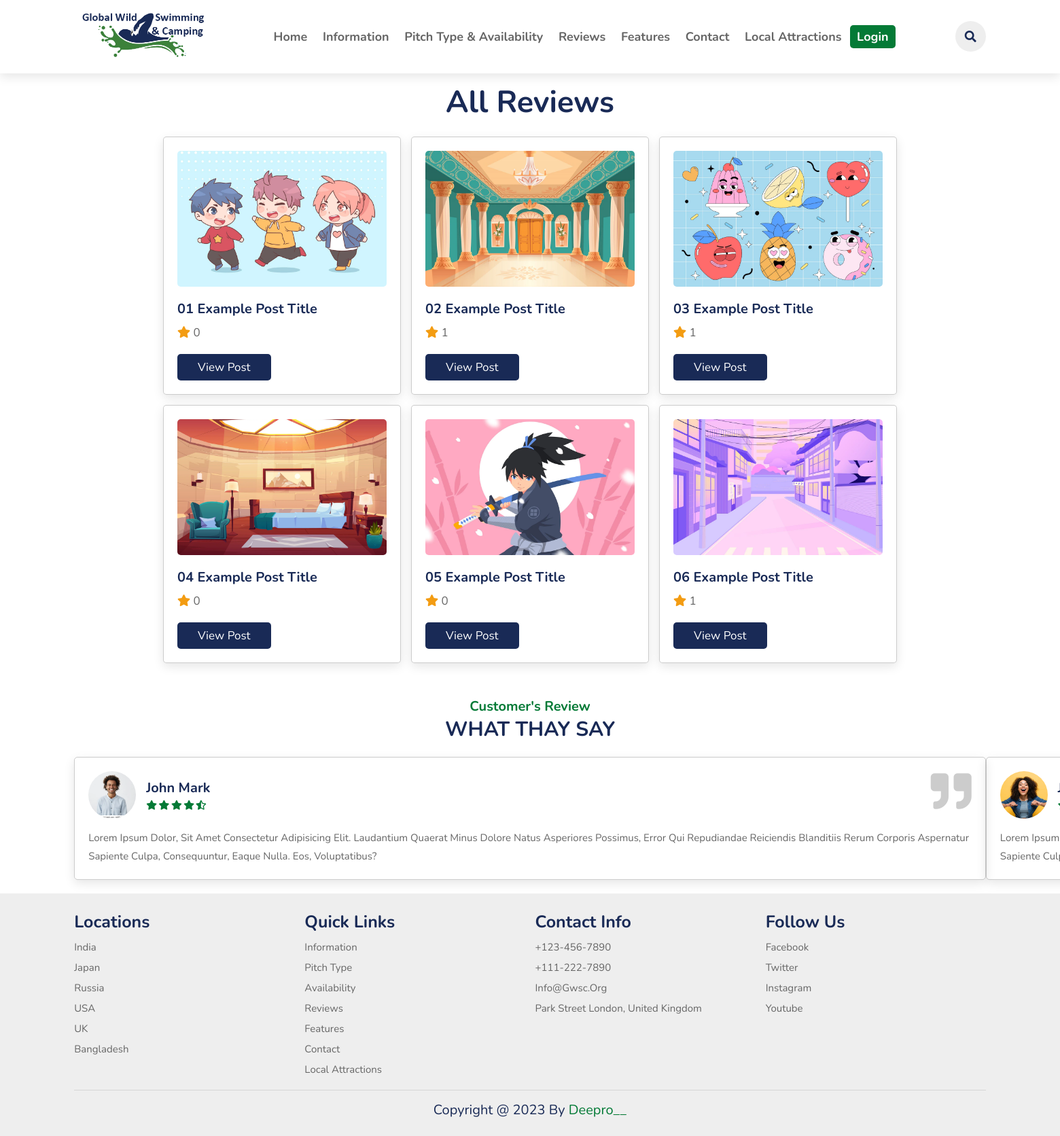
/review.php, run on the app's committed database.
### tables this page shows
CREATE TABLE `posts` (
  `id` varchar(20) NOT NULL,
  `title` varchar(50) NOT NULL,
  `image` varchar(30) NOT NULL
);

### review.php (the view, shortened to what this page needs)
<?php
include 'components/config.php';
?>
<!DOCTYPE html>
<html lang="en">
<head>
    <link rel="stylesheet" href="https://cdn.jsdelivr.net/npm/swiper@8/swiper-bundle.min.css" />
    <link rel="stylesheet" href="https://cdnjs.cloudflare.com/ajax/libs/font-awesome/5.15.3/css/all.min.css" />
    <link rel="stylesheet" href="css/style.css">
</head>
<body>
    <?php include 'components/header.php'; ?>
    <section>
        <div class="all-posts">
            <div class="heading">
                <h1>All Reviews</h1>
            </div>
            <div class="box-container">
                <?php
                $select_posts = $conn->prepare("SELECT * FROM `posts`");
                $select_posts->execute();
                if ($select_posts->rowCount() > 0) {
                    while ($fetch_post = $select_posts->fetch(PDO::FETCH_ASSOC)) {
                        $post_id = $fetch_post['id'];
                        $count_reviews = $conn->prepare("SELECT * FROM `reviews` WHERE post_id = ?");
                        $count_reviews->execute([$post_id]);
                        $total_reviews = $count_reviews->rowCount();
                ?>
                        <div class="box">
                            <img src="user_uploaded_files/<?= $fetch_post['image']; ?>" alt="" class="image">
                            <h3 class="title"><?= $fetch_post['title']; ?></h3>
                            <p class="total-reviews"><i class="fas fa-star"></i> <span><?= $total_reviews; ?></span></p>
                            <a href="view_review_post.php?get_id=<?= $post_id; ?>" class="btn">view post</a>
                        </div>
                <?php
                    }
                } else {
                    echo '<p class="empty">no posts added yet!</p>';
                }
                ?>
            </div>
    </section>
    <section class="review" id="review">
        <h3 class="sub-heading">Customer's Review</h3>
        <h1 class="heading">What thay say</h1>
        <div class="swiper-container review-slider">
            <div class="swiper-wrapper">
                <div class="swiper-slide slide">
                    <i class="fas fa-quote-right"></i>
                    <div class="user">
                        <img src="images/user-1.webp" alt="">
                        <div class="user-info">
                            <h3>John Mark</h3>
                            <div class="stars">
                                <i class="fas fa-star"></i>
                                <i class="fas fa-star"></i>
                                <i class="fas fa-star"></i>
                                <i class="fas fa-star"></i>
                                <i class="fas fa-star-half-alt"></i>
                            </div>
                        </div>
                    </div>
                    <p>Lorem ipsum dolor, sit amet consectetur adipisicing elit.
                        Laudantium quaerat minus dolore natus asperiores possimus,
                        error qui repudiandae reiciendis blanditiis rerum corporis
                        aspernatur sapiente culpa, consequuntur, eaque nulla. Eos, voluptatibus?</p>
                </div>
                <div class="swiper-slide slide">
                    <div class="user">
                        <img src="images/user-2.jpeg" alt="">
                        <div class="user-info">
                            <h3>John Mark</h3>
                            <div class="stars">
                                <i class="fas fa-star"></i>
                            </div>
                        </div>
                    </div>
                    <p>Lorem ipsum dolor, sit amet consectetur adipisicing elit.
                        Laudantium quaerat minus dolore natus asperiores possimus,
                        error qui repudiandae reiciendis blanditiis rerum corporis
                        aspernatur sapiente culpa, consequuntur, eaque nulla. Eos, voluptatibus?</p>
                </div>
            </div>
        </div>
    </section>
    <?php include 'components/footer.php'; ?>
</body>
</html>

### css/style.css (style rules this page uses)
:root { --green: #047a36; --black: #192a56; --red: #eb4d4b; --orange: #f39c12; --light-color: #666; --gray-color: #c9c6c6; --box-shadow: 0 .5rem 1.5rem rgba(0, 0, 0, .1); --green-gradient: rgb(6, 129, 57); --white: #fff; --border: .1rem solid rgba(0, 0, 0, .2); }
* { font-family: 'Nunito', sans-serif; margin: 0; padding: 0; box-sizing: border-box; text-decoration: none; outline: none; border: none; text-transform: capitalize; transition: all .2s linear; }
html { font-size: 62.5%; overflow-x: hidden; scroll-padding-top: 5.5rem; scroll-behavior: smooth; }
section { padding: 2rem 7%; }
.sub-heading { text-align: center; color: var(--green); font-size: 2rem; padding-top: 1rem; }
.heading { text-align: center; color: var(--black); font-size: 3rem; padding-bottom: 2rem; text-transform: uppercase; }
.btn { margin-top: 1rem; display: inline-block; font-size: 1.7rem; color: #fff; background: var(--black); border-radius: .5rem; cursor: pointer; padding: .8rem 3rem; }
.review .slide { padding: 2rem; box-shadow: var(--box-shadow); border: .1rem solid rgba(0, 0, 0, .2); border-radius: .5rem; position: relative; }
.review .slide .fa-quote-right { position: absolute; top: 2rem; right: 2rem; font-size: 6rem; color: #ccc; }
.review .slide .user { display: flex; gap: 1.5rem; align-items: center; padding-bottom: 1.5rem; }
.review .slide .user img { height: 7rem; width: 7rem; border-radius: 50%; object-fit: cover; }
.review .slide .user h3 { color: var(--black); font-size: 2rem; padding-bottom: .5rem; }
.review .slide .user i { font-size: 1.4rem; color: var(--green); }
.review .slide p { font-size: 1.5rem; line-height: 1.8; color: var(--light-color); }
.all-posts .box-container { display: grid; grid-template-columns: repeat(auto-fit, 35rem); gap: 1.5rem; align-items: flex-start; justify-content: center; }
.all-posts .box-container .box { background-color: var(--white); box-shadow: var(--box-shadow); border-radius: .5rem; padding: 2rem; border: var(--border); overflow-x: hidden; }
.all-posts .box-container .box .image { width: 100%; height: 20rem; border-radius: .5rem; object-fit: cover; margin-bottom: 1.5rem; }
section .all-posts { padding-top: 10rem; }
.all-posts .box-container .box .title { font-size: 2rem; color: var(--black); text-overflow: ellipsis; overflow-x: hidden; }
.all-posts .box-container .box .total-reviews { font-size: 1.7rem; padding: 1rem 0; }
.all-posts .box-container .box .total-reviews i { color: var(--orange); }
.all-posts .box-container .box .total-reviews span { color: var(--light-color); }

### data on the page
posts: image (picture), title "01 Example Post Title", total_reviews "0"
posts: image (picture), title "02 Example Post Title", total_reviews "1"
posts: image (picture), title "03 Example Post Title", total_reviews "1"
posts: image (picture), title "04 Example Post Title", total_reviews "0"
posts: image (picture), title "05 Example Post Title", total_reviews "0"
posts: image (picture), title "06 Example Post Title", total_reviews "1"
